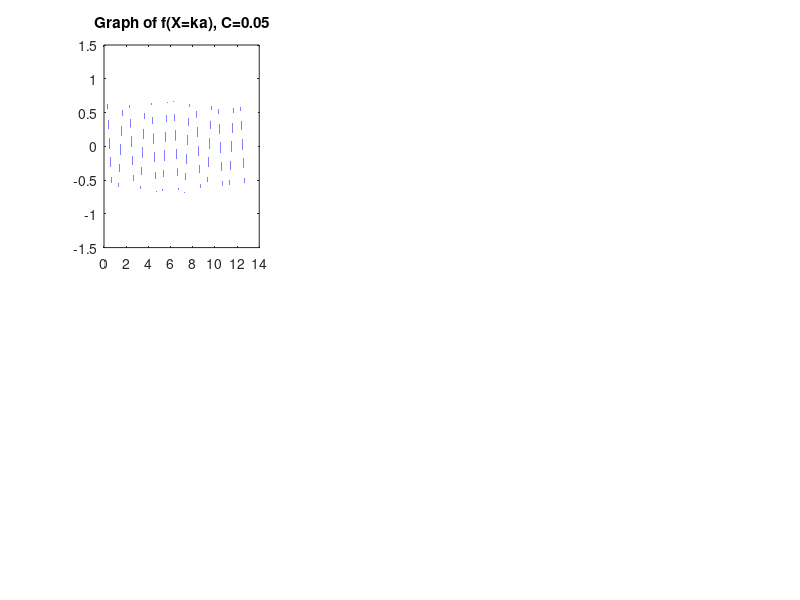

Write the MATLAB code that produced this figure. (Note: this script raises an error after producing the figure.)
N = 1000000;
x = linspace(0,40,N);
figure;

C = [0.05, 2,50];

i = 1;
n = size(C);
n = n(2);
for C = C

    f = cos(x)+C.*sin(x)./x;
    subplot(2,n,i);
    plot(x./pi,f, 'DisplayName',sprintf('C=%0.2f',C));
    hold on;
    
    title(sprintf('Graph of f(X=ka), C=%0.2f',C));
    ax = gca;
    ax.XGrid = 'on';
    ax.YGrid = 'on';
    h1 = refline(0,1);
    h2 = refline(0,-1);
    h1.Color = 'r';
    h2.Color = 'r';
    xlabel('X/pi = ka/pi') % x-axis label
    ylabel('f(X=ka)') % y-axis label
    
    f(1,1)=f(1,2);
    onecrossindx = zerocross(f-1);
    minusonecrossindx = zerocross(f+1);
    cross_points = sort([onecrossindx, minusonecrossindx]);
    plot(x(cross_points)./pi,f(cross_points),'O', 'DisplayName',sprintf('C=%0.2f',C)) 

    
    % this is pairs of the valid energies ranges ( in x=ka terms)
    % x(cross_points)/pi
    hold on;
    subplot(2,n,i+3);
    hbar = 1;
    m = 1;
    energy = ((hbar^2)/(2*m))*x.^2;
    plot(x./pi,energy);
    hold on;
    
    valid_points = []
    %for each energy range, draw a reference line 
    for j=1:2:length(cross_points)
        if j >= length(cross_points)
            break
        end
        ka = x(cross_points(j));
        h1 = refline(0,((hbar^2)/(2*m))*ka^2);
        %h1.Color = 'r';
        
        ka = x(cross_points(j+1));
        h2 = refline(0,((hbar^2)/(2*m))*ka^2);
        %h2.Color = 'r';
        
        disp(sprintf('cross points: %d %d', cross_points(j), cross_points(j+1)));
        valid_points = [valid_points, [cross_points(j):cross_points(j+1)]];
    end
    
    % show the valid energy levels
    plot(x(valid_points)./pi,energy(valid_points),'.r');
    title(sprintf('Valid Energies, C=%0.2f',C));
    xlabel('X/pi = ka/pi') % x-axis label
    ylabel('Energy = (h*k*a)^2/(2m), h=m=1') % y-axis label
    hold on;
    
    i = i+1;
end;
